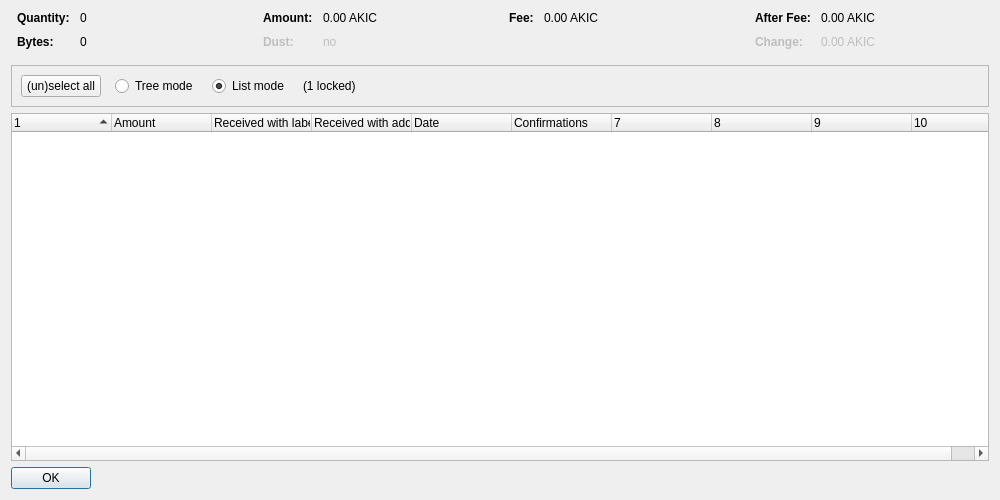
<?xml version="1.0" encoding="UTF-8"?>
<ui version="4.0">
 <class>CoinControlDialog</class>
 <widget class="QDialog" name="CoinControlDialog">
  <property name="geometry">
   <rect>
    <x>0</x>
    <y>0</y>
    <width>1000</width>
    <height>500</height>
   </rect>
  </property>
  <property name="windowTitle">
   <string>Coin Selection</string>
  </property>
  <layout class="QVBoxLayout" name="verticalLayout">
   <item>
    <layout class="QHBoxLayout" name="horizontalLayoutTop" stretch="0,0,0,0">
     <property name="topMargin">
      <number>0</number>
     </property>
     <property name="bottomMargin">
      <number>10</number>
     </property>
     <item>
      <layout class="QFormLayout" name="formLayoutCoinControl1">
       <property name="horizontalSpacing">
        <number>10</number>
       </property>
       <property name="verticalSpacing">
        <number>10</number>
       </property>
       <property name="leftMargin">
        <number>6</number>
       </property>
       <property name="rightMargin">
        <number>6</number>
       </property>
       <item row="0" column="0">
        <widget class="QLabel" name="labelCoinControlQuantityText">
         <property name="font">
          <font>
           <weight>75</weight>
           <bold>true</bold>
          </font>
         </property>
         <property name="text">
          <string>Quantity:</string>
         </property>
        </widget>
       </item>
       <item row="0" column="1">
        <widget class="QLabel" name="labelCoinControlQuantity">
         <property name="cursor">
          <cursorShape>IBeamCursor</cursorShape>
         </property>
         <property name="contextMenuPolicy">
          <enum>Qt::ActionsContextMenu</enum>
         </property>
         <property name="text">
          <string notr="true">0</string>
         </property>
         <property name="textInteractionFlags">
          <set>Qt::LinksAccessibleByMouse|Qt::TextSelectableByKeyboard|Qt::TextSelectableByMouse</set>
         </property>
        </widget>
       </item>
       <item row="1" column="0">
        <widget class="QLabel" name="labelCoinControlBytesText">
         <property name="font">
          <font>
           <weight>75</weight>
           <bold>true</bold>
          </font>
         </property>
         <property name="text">
          <string>Bytes:</string>
         </property>
        </widget>
       </item>
       <item row="1" column="1">
        <widget class="QLabel" name="labelCoinControlBytes">
         <property name="cursor">
          <cursorShape>IBeamCursor</cursorShape>
         </property>
         <property name="contextMenuPolicy">
          <enum>Qt::ActionsContextMenu</enum>
         </property>
         <property name="text">
          <string notr="true">0</string>
         </property>
         <property name="textInteractionFlags">
          <set>Qt::LinksAccessibleByMouse|Qt::TextSelectableByKeyboard|Qt::TextSelectableByMouse</set>
         </property>
        </widget>
       </item>
      </layout>
     </item>
     <item>
      <layout class="QFormLayout" name="formLayoutCoinControl2">
       <property name="horizontalSpacing">
        <number>10</number>
       </property>
       <property name="verticalSpacing">
        <number>10</number>
       </property>
       <property name="leftMargin">
        <number>6</number>
       </property>
       <property name="rightMargin">
        <number>6</number>
       </property>
       <item row="0" column="0">
        <widget class="QLabel" name="labelCoinControlAmountText">
         <property name="font">
          <font>
           <weight>75</weight>
           <bold>true</bold>
          </font>
         </property>
         <property name="text">
          <string>Amount:</string>
         </property>
        </widget>
       </item>
       <item row="0" column="1">
        <widget class="QLabel" name="labelCoinControlAmount">
         <property name="cursor">
          <cursorShape>IBeamCursor</cursorShape>
         </property>
         <property name="contextMenuPolicy">
          <enum>Qt::ActionsContextMenu</enum>
         </property>
         <property name="text">
          <string notr="true">0.00 AKIC</string>
         </property>
         <property name="textInteractionFlags">
          <set>Qt::LinksAccessibleByMouse|Qt::TextSelectableByKeyboard|Qt::TextSelectableByMouse</set>
         </property>
        </widget>
       </item>
       <item row="1" column="0">
        <widget class="QLabel" name="labelCoinControlLowOutputText">
         <property name="enabled">
          <bool>false</bool>
         </property>
         <property name="font">
          <font>
           <weight>75</weight>
           <bold>true</bold>
          </font>
         </property>
         <property name="text">
          <string>Dust:</string>
         </property>
        </widget>
       </item>
       <item row="1" column="1">
        <widget class="QLabel" name="labelCoinControlLowOutput">
         <property name="enabled">
          <bool>false</bool>
         </property>
         <property name="cursor">
          <cursorShape>IBeamCursor</cursorShape>
         </property>
         <property name="contextMenuPolicy">
          <enum>Qt::ActionsContextMenu</enum>
         </property>
         <property name="text">
          <string notr="true">no</string>
         </property>
         <property name="textInteractionFlags">
          <set>Qt::LinksAccessibleByMouse|Qt::TextSelectableByKeyboard|Qt::TextSelectableByMouse</set>
         </property>
        </widget>
       </item>
      </layout>
     </item>
     <item>
      <layout class="QFormLayout" name="formLayoutCoinControl3">
       <property name="horizontalSpacing">
        <number>10</number>
       </property>
       <property name="verticalSpacing">
        <number>10</number>
       </property>
       <property name="leftMargin">
        <number>6</number>
       </property>
       <property name="rightMargin">
        <number>6</number>
       </property>
       <item row="0" column="0">
        <widget class="QLabel" name="labelCoinControlFeeText">
         <property name="font">
          <font>
           <weight>75</weight>
           <bold>true</bold>
          </font>
         </property>
         <property name="text">
          <string>Fee:</string>
         </property>
        </widget>
       </item>
       <item row="0" column="1">
        <widget class="QLabel" name="labelCoinControlFee">
         <property name="cursor">
          <cursorShape>IBeamCursor</cursorShape>
         </property>
         <property name="contextMenuPolicy">
          <enum>Qt::ActionsContextMenu</enum>
         </property>
         <property name="text">
          <string notr="true">0.00 AKIC</string>
         </property>
         <property name="textInteractionFlags">
          <set>Qt::LinksAccessibleByMouse|Qt::TextSelectableByKeyboard|Qt::TextSelectableByMouse</set>
         </property>
        </widget>
       </item>
      </layout>
     </item>
     <item>
      <layout class="QFormLayout" name="formLayoutCoinControl4">
       <property name="horizontalSpacing">
        <number>10</number>
       </property>
       <property name="verticalSpacing">
        <number>10</number>
       </property>
       <property name="leftMargin">
        <number>6</number>
       </property>
       <property name="rightMargin">
        <number>6</number>
       </property>
       <item row="0" column="0">
        <widget class="QLabel" name="labelCoinControlAfterFeeText">
         <property name="font">
          <font>
           <weight>75</weight>
           <bold>true</bold>
          </font>
         </property>
         <property name="text">
          <string>After Fee:</string>
         </property>
        </widget>
       </item>
       <item row="0" column="1">
        <widget class="QLabel" name="labelCoinControlAfterFee">
         <property name="cursor">
          <cursorShape>IBeamCursor</cursorShape>
         </property>
         <property name="contextMenuPolicy">
          <enum>Qt::ActionsContextMenu</enum>
         </property>
         <property name="text">
          <string notr="true">0.00 AKIC</string>
         </property>
         <property name="textInteractionFlags">
          <set>Qt::LinksAccessibleByMouse|Qt::TextSelectableByKeyboard|Qt::TextSelectableByMouse</set>
         </property>
        </widget>
       </item>
       <item row="1" column="0">
        <widget class="QLabel" name="labelCoinControlChangeText">
         <property name="enabled">
          <bool>false</bool>
         </property>
         <property name="font">
          <font>
           <weight>75</weight>
           <bold>true</bold>
          </font>
         </property>
         <property name="text">
          <string>Change:</string>
         </property>
        </widget>
       </item>
       <item row="1" column="1">
        <widget class="QLabel" name="labelCoinControlChange">
         <property name="enabled">
          <bool>false</bool>
         </property>
         <property name="cursor">
          <cursorShape>IBeamCursor</cursorShape>
         </property>
         <property name="contextMenuPolicy">
          <enum>Qt::ActionsContextMenu</enum>
         </property>
         <property name="text">
          <string notr="true">0.00 AKIC</string>
         </property>
         <property name="textInteractionFlags">
          <set>Qt::LinksAccessibleByMouse|Qt::TextSelectableByKeyboard|Qt::TextSelectableByMouse</set>
         </property>
        </widget>
       </item>
      </layout>
     </item>
    </layout>
   </item>
   <item>
    <widget class="QFrame" name="frame">
     <property name="minimumSize">
      <size>
       <width>0</width>
       <height>40</height>
      </size>
     </property>
     <property name="frameShape">
      <enum>QFrame::StyledPanel</enum>
     </property>
     <property name="frameShadow">
      <enum>QFrame::Sunken</enum>
     </property>
     <layout class="QHBoxLayout" name="horizontalLayout">
      <item>
       <layout class="QHBoxLayout" name="horizontalLayoutPanel" stretch="0,0,0,0,0">
        <property name="spacing">
         <number>14</number>
        </property>
        <item>
         <widget class="QPushButton" name="pushButtonSelectAll">
          <property name="sizePolicy">
           <sizepolicy hsizetype="Maximum" vsizetype="Fixed">
            <horstretch>0</horstretch>
            <verstretch>0</verstretch>
           </sizepolicy>
          </property>
          <property name="text">
           <string>(un)select all</string>
          </property>
          <property name="autoDefault">
           <bool>false</bool>
          </property>
         </widget>
        </item>
        <item>
         <widget class="QRadioButton" name="radioTreeMode">
          <property name="sizePolicy">
           <sizepolicy hsizetype="Maximum" vsizetype="Fixed">
            <horstretch>0</horstretch>
            <verstretch>0</verstretch>
           </sizepolicy>
          </property>
          <property name="text">
           <string>Tree mode</string>
          </property>
         </widget>
        </item>
        <item>
         <widget class="QRadioButton" name="radioListMode">
          <property name="sizePolicy">
           <sizepolicy hsizetype="Maximum" vsizetype="Fixed">
            <horstretch>0</horstretch>
            <verstretch>0</verstretch>
           </sizepolicy>
          </property>
          <property name="text">
           <string>List mode</string>
          </property>
          <property name="checked">
           <bool>true</bool>
          </property>
         </widget>
        </item>
        <item>
         <widget class="QLabel" name="labelLocked">
          <property name="text">
           <string notr="true">(1 locked)</string>
          </property>
         </widget>
        </item>
        <item>
         <spacer name="horizontalSpacer">
          <property name="orientation">
           <enum>Qt::Horizontal</enum>
          </property>
          <property name="sizeHint" stdset="0">
           <size>
            <width>40</width>
            <height>20</height>
           </size>
          </property>
         </spacer>
        </item>
       </layout>
      </item>
     </layout>
    </widget>
   </item>
   <item>
    <widget class="CoinControlTreeWidget" name="treeWidget">
     <property name="contextMenuPolicy">
      <enum>Qt::CustomContextMenu</enum>
     </property>
     <property name="sortingEnabled">
      <bool>false</bool>
     </property>
     <property name="columnCount">
      <number>10</number>
     </property>
     <attribute name="headerShowSortIndicator" stdset="0">
      <bool>true</bool>
     </attribute>
     <attribute name="headerStretchLastSection">
      <bool>false</bool>
     </attribute>
     <column>
      <property name="text">
       <string/>
      </property>
     </column>
     <column>
      <property name="text">
       <string>Amount</string>
      </property>
     </column>
     <column>
      <property name="text">
       <string>Received with label</string>
      </property>
     </column>
     <column>
      <property name="text">
       <string>Received with address</string>
      </property>
     </column>
     <column>
      <property name="text">
       <string>Date</string>
      </property>
     </column>
     <column>
      <property name="text">
       <string>Confirmations</string>
      </property>
      <property name="toolTip">
       <string>Confirmed</string>
      </property>
     </column>
     <column>
      <property name="text">
       <string/>
      </property>
     </column>
     <column>
      <property name="text">
       <string/>
      </property>
     </column>
     <column>
      <property name="text">
       <string/>
      </property>
     </column>
     <column>
      <property name="text">
       <string/>
      </property>
     </column>
    </widget>
   </item>
   <item>
    <widget class="QDialogButtonBox" name="buttonBox">
     <property name="sizePolicy">
      <sizepolicy hsizetype="Maximum" vsizetype="Fixed">
       <horstretch>0</horstretch>
       <verstretch>0</verstretch>
      </sizepolicy>
     </property>
     <property name="orientation">
      <enum>Qt::Horizontal</enum>
     </property>
     <property name="standardButtons">
      <set>QDialogButtonBox::Ok</set>
     </property>
    </widget>
   </item>
  </layout>
 </widget>
 <customwidgets>
  <customwidget>
   <class>CoinControlTreeWidget</class>
   <extends>QTreeWidget</extends>
   <header>coincontroltreewidget.h</header>
  </customwidget>
 </customwidgets>
 <resources/>
 <connections/>
</ui>
